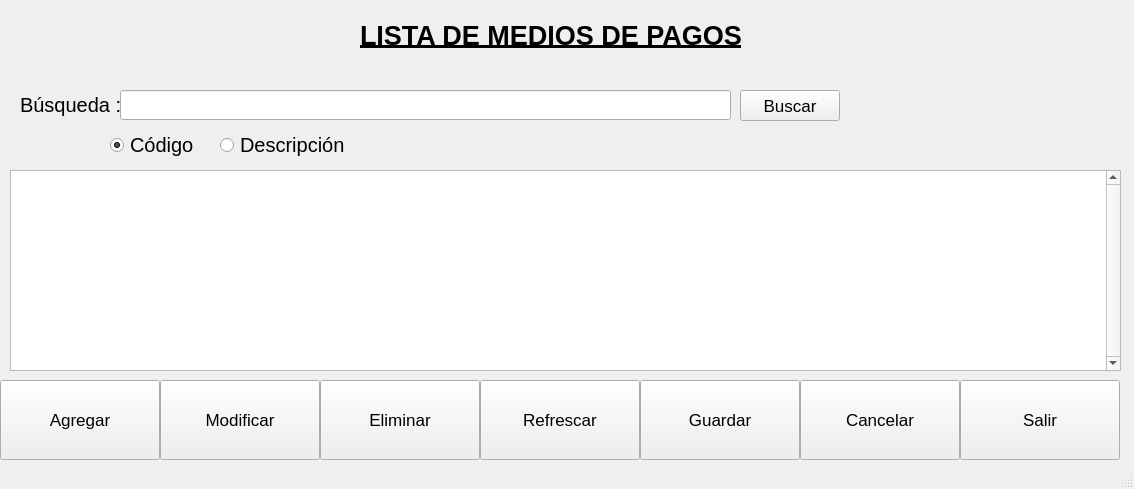
<?xml version="1.0" encoding="UTF-8"?>
<ui version="4.0">
 <class>medioPagos</class>
 <widget class="QMainWindow" name="medioPagos">
  <property name="geometry">
   <rect>
    <x>0</x>
    <y>0</y>
    <width>1134</width>
    <height>489</height>
   </rect>
  </property>
  <property name="minimumSize">
   <size>
    <width>0</width>
    <height>0</height>
   </size>
  </property>
  <property name="maximumSize">
   <size>
    <width>1280</width>
    <height>768</height>
   </size>
  </property>
  <property name="windowTitle">
   <string>Lista de Medios de Pago</string>
  </property>
  <widget class="QWidget" name="centralwidget">
   <widget class="QLabel" name="lblBusqueda">
    <property name="geometry">
     <rect>
      <x>20</x>
      <y>90</y>
      <width>101</width>
      <height>30</height>
     </rect>
    </property>
    <property name="minimumSize">
     <size>
      <width>0</width>
      <height>0</height>
     </size>
    </property>
    <property name="font">
     <font>
      <pointsize>15</pointsize>
     </font>
    </property>
    <property name="text">
     <string>Búsqueda :</string>
    </property>
   </widget>
   <widget class="QLineEdit" name="txtBuscar">
    <property name="geometry">
     <rect>
      <x>120</x>
      <y>90</y>
      <width>611</width>
      <height>30</height>
     </rect>
    </property>
   </widget>
   <widget class="QRadioButton" name="filtroCodigo">
    <property name="geometry">
     <rect>
      <x>110</x>
      <y>130</y>
      <width>101</width>
      <height>30</height>
     </rect>
    </property>
    <property name="font">
     <font>
      <pointsize>15</pointsize>
     </font>
    </property>
    <property name="text">
     <string>Código</string>
    </property>
    <property name="checked">
     <bool>true</bool>
    </property>
   </widget>
   <widget class="QRadioButton" name="filtroDescripcion">
    <property name="geometry">
     <rect>
      <x>220</x>
      <y>130</y>
      <width>141</width>
      <height>30</height>
     </rect>
    </property>
    <property name="font">
     <font>
      <pointsize>15</pointsize>
     </font>
    </property>
    <property name="text">
     <string>Descripción</string>
    </property>
    <property name="checked">
     <bool>false</bool>
    </property>
   </widget>
   <widget class="QTableWidget" name="listaMedioPago">
    <property name="geometry">
     <rect>
      <x>10</x>
      <y>170</y>
      <width>1111</width>
      <height>201</height>
     </rect>
    </property>
    <property name="toolTipDuration">
     <number>1</number>
    </property>
    <property name="verticalScrollBarPolicy">
     <enum>Qt::ScrollBarAlwaysOn</enum>
    </property>
    <property name="sizeAdjustPolicy">
     <enum>QAbstractScrollArea::AdjustToContentsOnFirstShow</enum>
    </property>
    <property name="editTriggers">
     <set>QAbstractItemView::NoEditTriggers</set>
    </property>
    <property name="defaultDropAction">
     <enum>Qt::CopyAction</enum>
    </property>
    <property name="alternatingRowColors">
     <bool>true</bool>
    </property>
    <property name="selectionMode">
     <enum>QAbstractItemView::SingleSelection</enum>
    </property>
    <property name="selectionBehavior">
     <enum>QAbstractItemView::SelectRows</enum>
    </property>
    <property name="gridStyle">
     <enum>Qt::NoPen</enum>
    </property>
    <property name="sortingEnabled">
     <bool>true</bool>
    </property>
    <attribute name="horizontalHeaderVisible">
     <bool>true</bool>
    </attribute>
    <attribute name="horizontalHeaderCascadingSectionResizes">
     <bool>true</bool>
    </attribute>
    <attribute name="horizontalHeaderDefaultSectionSize">
     <number>200</number>
    </attribute>
    <attribute name="horizontalHeaderHighlightSections">
     <bool>false</bool>
    </attribute>
    <attribute name="horizontalHeaderStretchLastSection">
     <bool>true</bool>
    </attribute>
    <attribute name="verticalHeaderDefaultSectionSize">
     <number>20</number>
    </attribute>
   </widget>
   <widget class="QLabel" name="label">
    <property name="geometry">
     <rect>
      <x>360</x>
      <y>10</y>
      <width>391</width>
      <height>51</height>
     </rect>
    </property>
    <property name="font">
     <font>
      <pointsize>20</pointsize>
      <weight>75</weight>
      <italic>false</italic>
      <bold>true</bold>
      <underline>true</underline>
      <stylestrategy>PreferDefault</stylestrategy>
     </font>
    </property>
    <property name="text">
     <string>LISTA DE MEDIOS DE PAGOS</string>
    </property>
   </widget>
   <widget class="QPushButton" name="btnRefrescar">
    <property name="geometry">
     <rect>
      <x>480</x>
      <y>380</y>
      <width>160</width>
      <height>80</height>
     </rect>
    </property>
    <property name="font">
     <font>
      <pointsize>13</pointsize>
      <weight>50</weight>
      <bold>false</bold>
     </font>
    </property>
    <property name="text">
     <string>Refrescar</string>
    </property>
    <property name="icon">
     <iconset>
      <normaloff>../icon/repeat.png</normaloff>../icon/repeat.png</iconset>
    </property>
    <property name="iconSize">
     <size>
      <width>50</width>
      <height>50</height>
     </size>
    </property>
   </widget>
   <widget class="QPushButton" name="btnAgregar">
    <property name="geometry">
     <rect>
      <x>0</x>
      <y>380</y>
      <width>160</width>
      <height>80</height>
     </rect>
    </property>
    <property name="font">
     <font>
      <pointsize>13</pointsize>
      <weight>50</weight>
      <bold>false</bold>
     </font>
    </property>
    <property name="text">
     <string>Agregar</string>
    </property>
    <property name="icon">
     <iconset>
      <normaloff>../icon/add-3.png</normaloff>../icon/add-3.png</iconset>
    </property>
    <property name="iconSize">
     <size>
      <width>50</width>
      <height>50</height>
     </size>
    </property>
   </widget>
   <widget class="QPushButton" name="btnCancelar">
    <property name="geometry">
     <rect>
      <x>800</x>
      <y>380</y>
      <width>160</width>
      <height>80</height>
     </rect>
    </property>
    <property name="font">
     <font>
      <pointsize>13</pointsize>
      <weight>50</weight>
      <bold>false</bold>
     </font>
    </property>
    <property name="text">
     <string>Cancelar</string>
    </property>
    <property name="icon">
     <iconset>
      <normaloff>../icon/error.png</normaloff>../icon/error.png</iconset>
    </property>
    <property name="iconSize">
     <size>
      <width>50</width>
      <height>50</height>
     </size>
    </property>
    <property name="autoDefault">
     <bool>false</bool>
    </property>
   </widget>
   <widget class="QPushButton" name="btnSalir">
    <property name="geometry">
     <rect>
      <x>960</x>
      <y>380</y>
      <width>160</width>
      <height>80</height>
     </rect>
    </property>
    <property name="font">
     <font>
      <pointsize>13</pointsize>
      <weight>50</weight>
      <bold>false</bold>
     </font>
    </property>
    <property name="text">
     <string>Salir</string>
    </property>
    <property name="icon">
     <iconset>
      <normaloff>../icon/exit-2.png</normaloff>../icon/exit-2.png</iconset>
    </property>
    <property name="iconSize">
     <size>
      <width>50</width>
      <height>50</height>
     </size>
    </property>
   </widget>
   <widget class="QPushButton" name="btnEliminar">
    <property name="geometry">
     <rect>
      <x>320</x>
      <y>380</y>
      <width>160</width>
      <height>80</height>
     </rect>
    </property>
    <property name="font">
     <font>
      <pointsize>13</pointsize>
      <weight>50</weight>
      <bold>false</bold>
     </font>
    </property>
    <property name="text">
     <string>Eliminar</string>
    </property>
    <property name="icon">
     <iconset>
      <normaloff>../icon/garbage-1.png</normaloff>../icon/garbage-1.png</iconset>
    </property>
    <property name="iconSize">
     <size>
      <width>50</width>
      <height>50</height>
     </size>
    </property>
   </widget>
   <widget class="QPushButton" name="btnModificar">
    <property name="geometry">
     <rect>
      <x>160</x>
      <y>380</y>
      <width>160</width>
      <height>80</height>
     </rect>
    </property>
    <property name="font">
     <font>
      <pointsize>13</pointsize>
      <weight>50</weight>
      <bold>false</bold>
     </font>
    </property>
    <property name="text">
     <string>Modificar</string>
    </property>
    <property name="icon">
     <iconset>
      <normaloff>../icon/edit.png</normaloff>../icon/edit.png</iconset>
    </property>
    <property name="iconSize">
     <size>
      <width>50</width>
      <height>50</height>
     </size>
    </property>
   </widget>
   <widget class="QPushButton" name="btnGuardar">
    <property name="enabled">
     <bool>true</bool>
    </property>
    <property name="geometry">
     <rect>
      <x>640</x>
      <y>380</y>
      <width>160</width>
      <height>80</height>
     </rect>
    </property>
    <property name="font">
     <font>
      <pointsize>13</pointsize>
      <weight>50</weight>
      <bold>false</bold>
     </font>
    </property>
    <property name="text">
     <string>Guardar</string>
    </property>
    <property name="icon">
     <iconset>
      <normaloff>../icon/save.png</normaloff>../icon/save.png</iconset>
    </property>
    <property name="iconSize">
     <size>
      <width>50</width>
      <height>50</height>
     </size>
    </property>
    <property name="autoDefault">
     <bool>false</bool>
    </property>
    <property name="default">
     <bool>false</bool>
    </property>
    <property name="flat">
     <bool>false</bool>
    </property>
   </widget>
   <widget class="QPushButton" name="btnBuscar">
    <property name="geometry">
     <rect>
      <x>740</x>
      <y>90</y>
      <width>100</width>
      <height>31</height>
     </rect>
    </property>
    <property name="font">
     <font>
      <pointsize>13</pointsize>
      <weight>50</weight>
      <bold>false</bold>
     </font>
    </property>
    <property name="text">
     <string>Buscar</string>
    </property>
    <property name="icon">
     <iconset>
      <normaloff>../icon/binoculars.png</normaloff>../icon/binoculars.png</iconset>
    </property>
    <property name="shortcut">
     <string>Return</string>
    </property>
   </widget>
  </widget>
  <widget class="QStatusBar" name="statusbar"/>
 </widget>
 <resources/>
 <connections/>
</ui>
